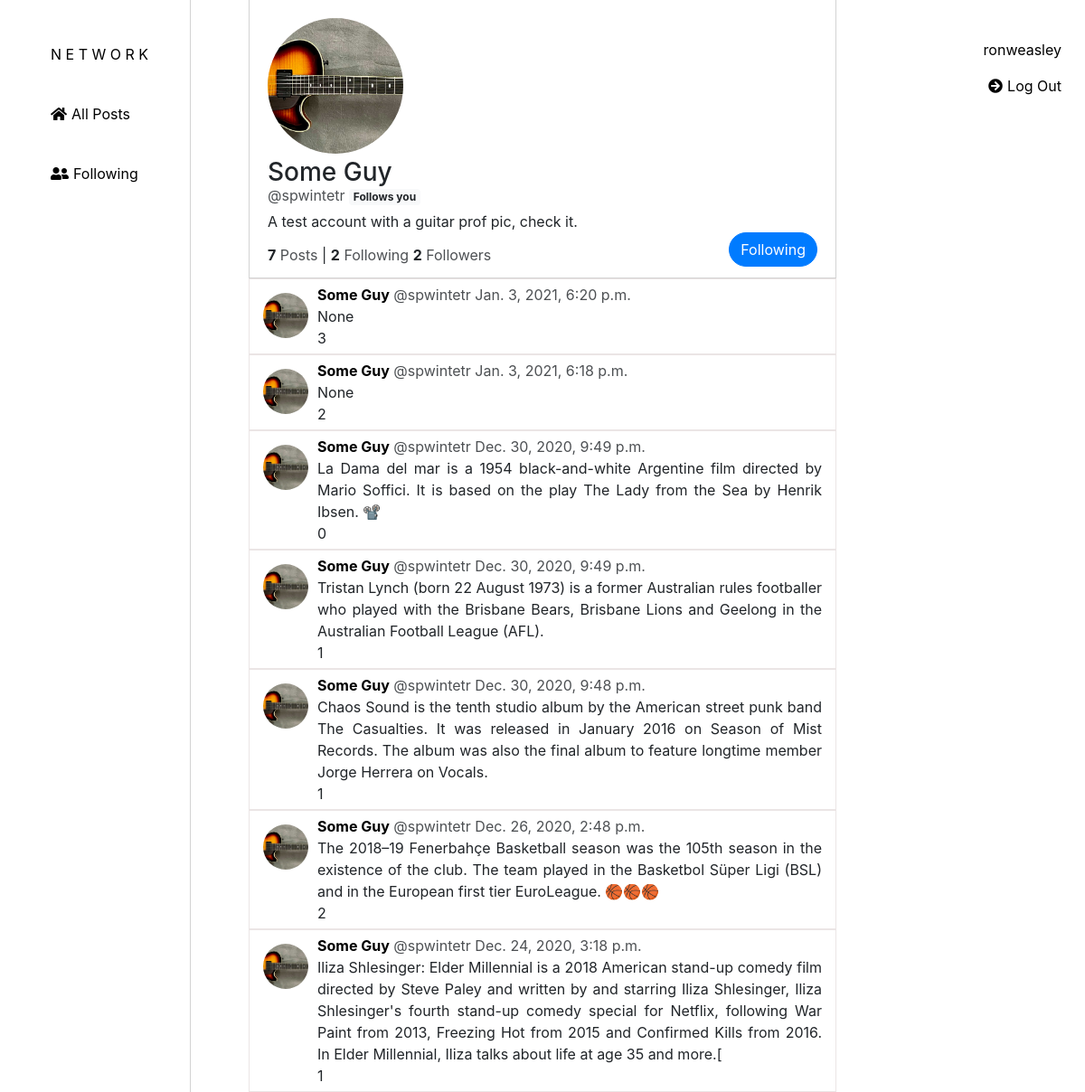
Page /profile/1 (signed in) on the committed database.
### network/models.py (models this page shows, shortened)
class User(AbstractUser):
    pass

class UserProfile(models.Model):
    user = models.OneToOneField(User, on_delete=models.CASCADE, default=1)
    bio = models.CharField(blank=True, max_length=400)
    profile_picture = models.ImageField(blank=True, upload_to="network/images/", default="images/no-image.jpg")

class Post(models.Model):
    user = models.ForeignKey(User, on_delete=models.CASCADE, related_name="post_user", default=1)
    content = models.TextField(max_length=450)
    likes = models.ManyToManyField(User, blank=True)
    timestamp = models.DateTimeField(auto_now_add=True)

### network/views.py (the view)
# urls.py: path("profile/<int:user_id>", views.profile, name="profile")
def profile(request, user_id):
    posts = Post.objects.order_by('-timestamp').filter(user=user_id)
    post = posts.first()
    posts_count = len(posts)
    page_obj = paginate(posts, 10, request)
    profile = UserProfile.objects.get(user=user_id)
    profile_picture = profile.profile_picture
    bio = profile.bio
    user_profiles = UserProfile.objects.all()
    user_profile_dict = profile_pictures(user_profiles)
    user = User.objects.get(pk=user_id)
    followings = Following.objects.filter(follower=user)
    followings_count = len(followings)
    followers = Following.objects.filter(followed=user)
    followers_count = len(followers)
    following = Following.objects.filter(follower=request.user, followed=user_id, following=True)
    if following.exists():
        user_follows = True
    else:
        user_follows = False
    following_back = Following.objects.filter(follower=user_id, followed=request.user, following=True)
    path = request.path
    return render(request, "network/profile.html", {
        "posts": posts,
        "post": post,
        "profile_picture": profile_picture,
        "bio": bio,
        "user_profile_dict": user_profile_dict,
        "user": user,
        "posts_count": posts_count,
        "followings_count": followings_count,
        "followers_count": followers_count,
        "following": following,
        "user_follows": user_follows,
        "following_back": following_back,
        "page_obj": page_obj
    })

### network/views.py (called while the page is built)
def profile_pictures(profile_list):
    user_profile_dict = {}
    for profile in profile_list:
        user = profile.user.username
        profile_picture = profile.profile_picture.url
        user_profile_dict.update({user: profile_picture})
    return user_profile_dict

def paginate(posts_list, total_posts, request):
    paginator = Paginator(posts_list, total_posts)
    page_number = request.GET.get('page')
    page_obj = paginator.get_page(page_number)
    return page_obj

### network/templates/network/profile.html (shortened to what this page needs)
{% extends "network/layout.html" %}
{% load static %}
{% block body %}
    <div class="profile-outer">
        <div class="profile">
            <div class="info">
                <div class="profile-picture">
                    <img src="{{ profile_picture.url }}">
                </div>
                <div class="firstname-lastname">
                    <h3>{{user.first_name}} {{user.last_name}}</h3>
                </div>
                <div class="handle">
                    <p>@{{user.username}}</p>
                </div>
                {% if following_back %}
                <div class="following-back">
                    <span id="follows-back" class="badge badge-light">Follows you</span>
                </div>
                {% endif %}
                <div class="bio">
                    {{bio|linebreaks}}
                </div>
            </div>
            <div class="followers">
                <strong>{{posts_count}}</strong><p> Posts</p> |
                <strong>{{followings_count}}</strong><p> Following</p>
                <strong>{{followers_count}}</strong><p> Followers</p>
            </div>
                {% if user.id != request.user.id and request.user.is_authenticated and user_follows == True %}
                <div class="follow-button-div">
                    <form action="{% url 'unfollow' user.id %}" method="post" class="follow-button">
                        <input id="follow" type="submit" class="btn btn-primary" value="Following">
                    </form>
                </div>
                {% endif %}
        </div>
    </div>
    {% if posts_count > 0 %}
        {% for post in posts %}
        <div class="post-outer">
            <div class="post-inner" id="post-inner-{{post.id}}">
                {% for key, value in user_profile_dict.items %}
                    {% if post.user.username == key %}
                    <div class="post-pic" id="post-pic-{{post.id}}">
                        <img src="{{ value }}">
                    </div>
                    {% endif %}
                {% endfor %}
                <div class="post-second-section">
                    <div class="post-top" id="post-top-{{post.id}}">
                        <a id="name-{{post.id}}" class="name" href="{% url 'profile' post.user.id %}">{{post.user.first_name}} {{post.user.last_name}}</a>
                        <p class="username">@{{post.user}}</p>
                        <p data-id="timestamp-{{post.id}}" id="timestamp">{{post.timestamp}}</p>
                    </div>
                    <div class="post-middle">
                        <p id="content-{{post.id}}" name="content">{{post.content}}</p>
                    </div>
                    <div class="post-bottom">
                        <p class="likes-count" id="likes-count-{{post.id}}">{{post.likes.count}}</p>
                    </div>
                </div>
            </div>
        </div>
        {% endfor %}
    {% elif user.id == request.user.id and request.user.is_authenticated %}
    <div class="message">
        <p>You have no posts.</p>
    </div>
    {% elif user.id != request.user.id and request.user.is_authenticated %}
    <div class="message">
        <p>This user has no posts yet.</p>
    </div>
    {% endif %}
{% endblock %}

### network/templates/network/layout.html (shortened to what this page needs)
{% load static %}
<!DOCTYPE html>
<html lang="en">
<head>
    <link rel="stylesheet" href="https://stackpath.bootstrapcdn.com/bootstrap/4.4.1/css/bootstrap.min.css"
>
    <link rel="stylesheet" href="https://use.fontawesome.com/releases/v5.10.2/css/all.css">
    <link href="{% static 'network/styles.css' %}" rel="stylesheet">
</head>
<body>
    {% if user.is_authenticated %}
    <div class="user-info">
        <a class="nav-link" href="{% url 'profile' request.user.id %}"><p id="username">{{request.user.username}}</p></a>
        <a class="nav-link" id="index" href="{% url 'logout' %}"><i class="fas fa-arrow-circle-right"></i><p>Log Out</p></a>
    </div>
    {% else %}
    <div class="user-info">
        <a class="nav-link" href="{% url 'login' %}">Log In</a>
        <a class="nav-link" href="{% url 'register' %}">Register</a>
    </div>
    {% endif %}
    <div id="sidenav">
        <ul>
            <li>
                <a class="nav-link" id="index" href="{% url 'index' %}"><p>N E T W O R K</p></a>
            </li>
            <li>
                <a class="nav-link" id="index" href="{% url 'index' %}"><i class="fas fa-home"></i><p>All Posts</p></a>
            </li>
            {% if user.is_authenticated %}
            <li>
                <a class="nav-link" id="following_page" href="{% url 'following_page' %}"><i class="fas fa-user-friends"></i><p>Following</p></a>
            </li>
            {% endif %}
        </ul>
    </div>
    <div class="body">
        {% block body %}
        {% endblock %}
    </div>
</body>
</html>

### network/static/network/styles.css (style rules this page uses)
#sidenav { height: 100%; position: fixed; z-index: 1; left: 0; background-color:white; overflow-x: hidden; padding-top: 20px; margin-bottom: 50px; text-align: justify; border-right: 1px solid #D3D3D3; }
#sidenav ul { margin-top: 20px; list-style: none; }
#sidenav li { margin-bottom: 10px; margin-right: 30px; }
#sidenav ul li a p { display: inline-block; color: black; }
a i { margin-right: 5px; color: black; }
.user-info { position: fixed; top:35px; right:10px; text-align: right; }
.user-info a p { color: black; }
.profile-outer { text-align: left; padding-top: 20px; padding-left: 20px; padding-right: 20px; margin:0 auto; width: 650px; border-left: 1px solid #D3D3D3; border-right: 1px solid #D3D3D3; border-bottom: 1px solid #D3D3D3; }
.profile-picture img { height: 150px; width: 150px; border-radius: 50%; object-fit: cover; }
.firstname-lastname h3 { margin-top: 20px; line-height: 0px; }
.handle { margin-top: 6px; }
.handle, .followers p { opacity: .8; }
.handle, .following-back { display: inline-block; }
.bio { margin-top: 5px; }
.followers { line-height: 50px; }
.followers, .follow-button-div { display: inline-block; }
.follow-button-div { vertical-align:bottom; float: right; }
#follow { border-radius: 25px; }
.post-outer { text-align: center; margin:0 auto; border: 1px solid rgb(235, 229, 229); width: 650px; }
.post-inner { text-align: justify; display: flex; padding: 5px; }
.post-pic { float: left; padding: 10px; }
.post-pic img { height: 50px; width: 50px; border-radius: 50%; object-fit: cover; }
.post-top p { text-align: left; }
.name { font-weight: bold; color: black; }
.username { opacity: .8; }
#timestamp { opacity: .8; }
.post-middle { margin-right: 10px; }
.post-middle p { margin-top: 10px; margin-bottom: 10px; overflow-wrap: break-word; }
.post-bottom i, p { display:inline; }

### rows in the picture
User: user.username "ronweasley"
User: first_name "Some", last_name "Guy", username "spwintetr"
UserProfile: bio "A test account with a guitar prof pic, check it."
Post: user.first_name "Some", user.last_name "Guy", user "spwintetr", timestamp "Jan. 3, 2021, 6:20 p.m.", content "None", likes.count "3"
Post: user.first_name "Some", user.last_name "Guy", user "spwintetr", timestamp "Jan. 3, 2021, 6:18 p.m.", content "None", likes.count "2"
Post: user.first_name "Some", user.last_name "Guy", user "spwintetr", timestamp "Dec. 30, 2020, 9:49 p.m.", content "La Dama del mar is a 1954 black-and-white Argentine film directed by Mario Soffici. It is based on the play The Lady from the Sea by Henrik Ibsen. 📽️", likes.count "0"
Post: user.first_name "Some", user.last_name "Guy", user "spwintetr", timestamp "Dec. 30, 2020, 9:49 p.m.", content "Tristan Lynch (born 22 August 1973) is a former Australian rules footballer who played with the Brisbane Bears, Brisbane Lions and Geelong in the Australian Football League (AFL).", likes.count "1"
Post: user.first_name "Some", user.last_name "Guy", user "spwintetr", timestamp "Dec. 30, 2020, 9:48 p.m.", content "Chaos Sound is the tenth studio album by the American street punk band The Casualties. It was released in January 2016 on Season of Mist Records. The album was also the final album to feature longtime member Jorge Herrera on Vocals.", likes.count "1"
Post: user.first_name "Some", user.last_name "Guy", user "spwintetr", timestamp "Dec. 26, 2020, 2:48 p.m.", content "The 2018–19 Fenerbahçe Basketball season was the 105th season in the existence of the club. The team played in the Basketbol Süper Ligi (BSL) and in the European first tier EuroLeague. 🏀🏀🏀", likes.count "2"
Post: user.first_name "Some", user.last_name "Guy", user "spwintetr", timestamp "Dec. 24, 2020, 3:18 p.m.", content "Iliza Shlesinger: Elder Millennial is a 2018 American stand-up comedy film directed by Steve Paley and written by and starring Iliza Shlesinger, Iliza Shlesinger's fourth stand-up comedy special for Netflix, following War Paint from 2013, Freezing Hot from 2015 and Confirmed Kills from 2016. In Elder Millennial, Iliza talks about life at age 35 and more.[", likes.count "1"

### other values in the picture
{{ posts_count }} "7"
{{ followings_count }} "2"
{{ followers_count }} "2"
